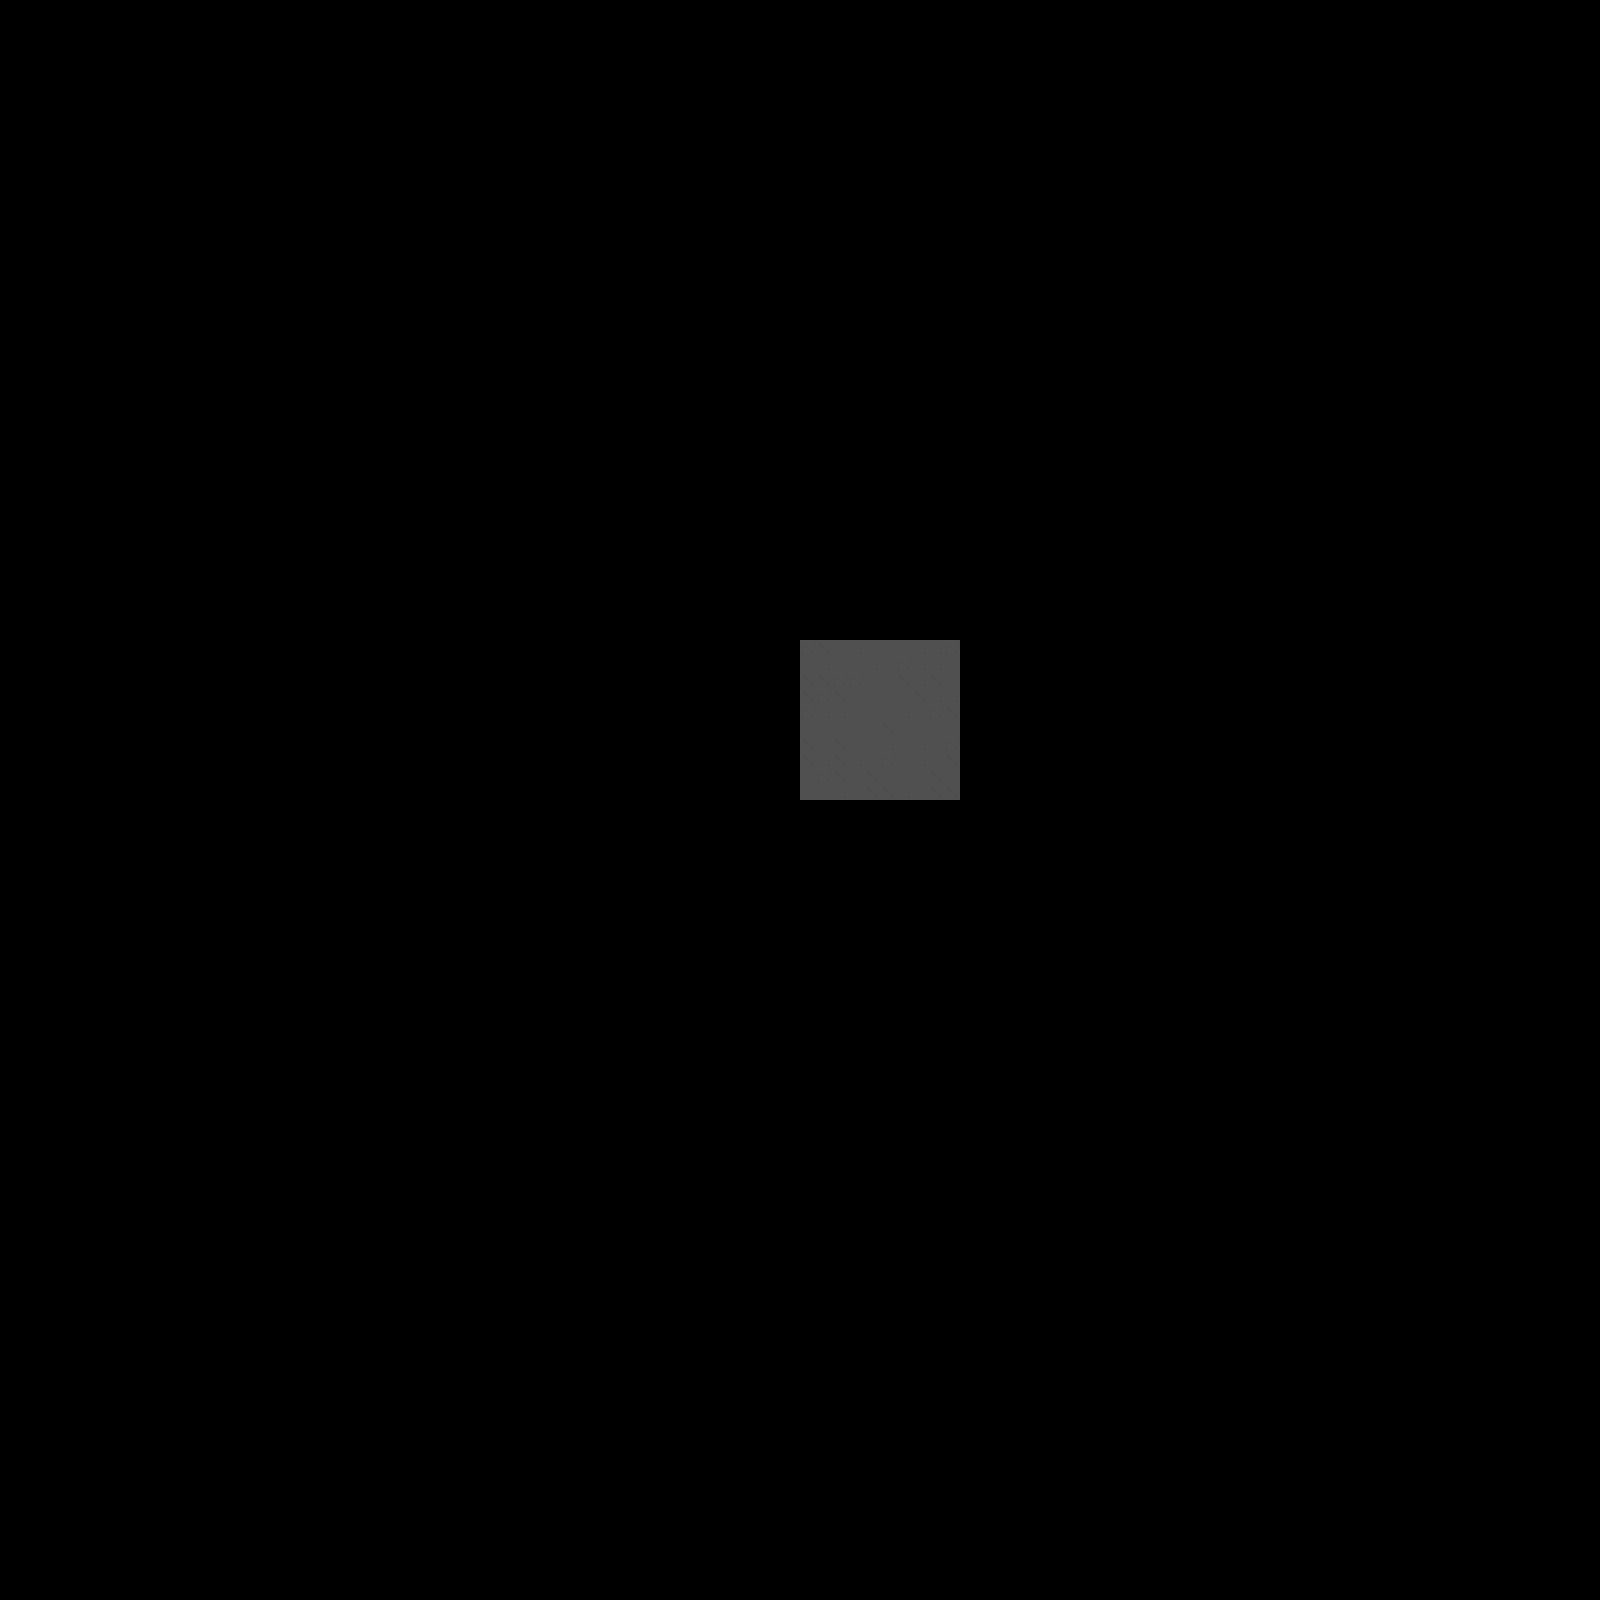

Below is a game level as drawn by its tile map, then a one-line description and the .tmx that defines it (tile-layer data replaced by summaries):
An orthogonal 100x100 tile map with 16x16 px tiles, 1 tile layer (Слой тайлов 1).

<map version="1.10" tiledversion="1.10.2" orientation="orthogonal" renderorder="left-up" width="100" height="100" tilewidth="16" tileheight="16" infinite="0" nextlayerid="2" nextobjectid="1">
 <tileset firstgid="1" name="asphalt" tilewidth="16" tileheight="16" tilecount="10" columns="10">
  <image source="tiles/asphalt.png" width="160" height="16" />
 </tileset>
 <layer id="1" name="Слой тайлов 1" width="100" height="100">
  <data>[10000 cells, 100 non-empty, 6 distinct tile ids]</data>
 </layer>
</map>
